Frame 1 (no input): blank canvas, image omitted
Frame 60 (no input): blank canvas, image omitted
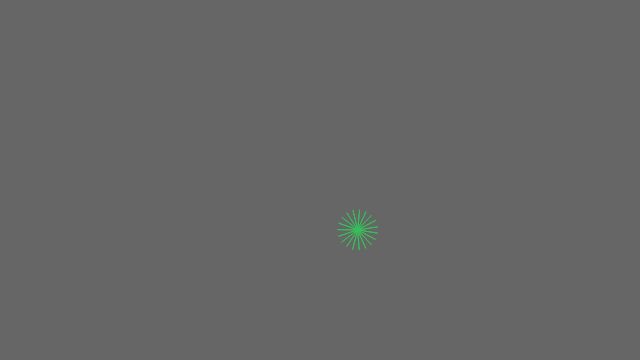
Frame 120 (the mouse pressed at the canvas centre since frame 60)

The p5.js sketch whose frames 1 and 60 were blank and that drew this single picture after the mouse press (run headless with seeded random() and noise() and a simulated clock; from frame 60 on, the mouse is pressed at the canvas centre):

// p5.js sketch
// ── sketch.js
// Daniel Shiffman
// https://www.kadenze.com/courses/the-nature-of-code
// http://natureofcode.com/
// Session 2: Array of Particles, multiple forces

var particles = [];

function setup() {
  createCanvas(640, 360);
}

function mousePressed() {
  var p = new Particle(mouseX, mouseY, random(1,20));
  particles.push(p);
}

function keyPressed() {
  if (key == ' ') {
    particles.splice(0, 1);
  }

}

function draw() {
  background(102);
    var wind = createVector(0.1, 0);
    var wind2 = createVector(0.3,0.3);

  for (var i = 0; i < particles.length; i++) {
    var gravity = createVector(0, 0.2 * particles[i].mass);
    particles[i].applyForce(gravity);

    // Wind is applied only if mouse is pressed
    if (mouseIsPressed) {
      particles[i].applyForce(wind2);
    }

     
    particles[i].update();
    particles[i].edges();
    particles[i].display();
  }
}

// ── particle.js
// Daniel Shiffman
// https://www.kadenze.com/courses/the-nature-of-code
// http://natureofcode.com/
// Session 2: Array of Particles, multiple forces

function Particle(x, y, m) {
  this.pos = createVector(x, y);
  this.vel = createVector(0, 0);
  this.acc = createVector(0, 0);
    this.mass = m;
    this.c = random(1,255);
    this.c2 = random(1,255);
    this.c3 = random(1,255);
    this.c4 = random(1,25);
    

  this.applyForce = function(force) {
    var f = force.copy();
    f.div(this.mass);
    this.acc.add(f);
  }

  this.update = function() {
    this.vel.add(this.acc);
    this.pos.add(this.vel);
    this.acc.set(0, 0);
  }

  this.display = function() {
      //fill(this.c3, this.c4);
      //カラフル
      stroke(this.c, this.c2, this.c3);
      //青系
      //stroke(0, this.c2, this.c3);
      //白
      //stroke(250)
      //球形
      //ellipse(this.pos.x, this.pos.y, this.mass*10, this.mass*10);
     
      star(this.pos.x, this.pos.y, this.c4, 0, m*1.3);
      
  }

  this.edges = function() {
    if (this.pos.y > height) {
      this.vel.y *= -1;
      this.pos.y = height;
    }

    if (this.pos.x > width) {
      this.vel.x *= -1;
      this.pos.x = width;
    }
  }
    this.edges2 = function(){

	if (this.pos.y > height) {
      this.vel.y *= -1;
	    this.pos.add(f)
	    this.pos.y = height;
	    
    }

    if (this.pos.x > width) {
      this.vel.x *= -1;
	this.pos.add(acc);
	this.pos.x = width;
    }
	

    }
    function star(x, y, radius1, radius2, npoints) {
  let angle = TWO_PI / npoints;
  let halfAngle = angle / 2.0;
  beginShape();
  for (let a = 0; a < TWO_PI; a += angle) {
    let sx = x + cos(a) * radius2;
    let sy = y + sin(a) * radius2;
    vertex(sx, sy);
    sx = x + cos(a + halfAngle) * radius1;
    sy = y + sin(a + halfAngle) * radius1;
    vertex(sx, sy);
  }
  endShape(CLOSE);
}

}
